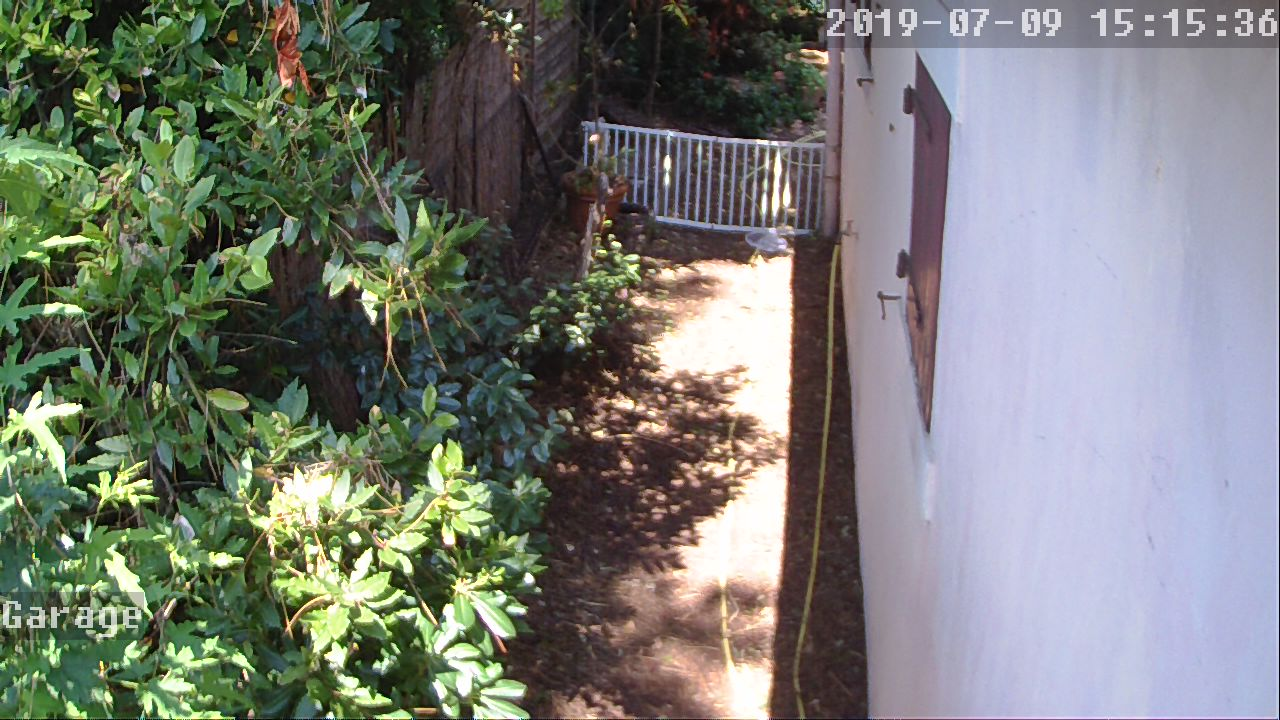
#> input picture Datas/Timestamp/f822445392.jpg, 1280 x 720 px
$ python -i TensorSeekam.py   (imports and definitions only)
#> lines starting #> are read from the running program, lines starting #| are printed output that depends on the picture; after the words box and inside, x2 and y2 are one past the last pixel; in counts of white or black regions, pixels touching at a corner belong together
#> further down, picture is the input picture: shape (720, 1280, 3); mean B, G, R 117.5, 124.1, 120.4
#!/usr/bin/python3
import warnings
# [1 line not run here, left out]
import subprocess
import imagehash
import shutil
import signal
import os
import sys
import time
import datetime
import random
import curses
import cv2
import tensorflow as tf
import numpy as np
import warnings
# [1 line not run here, left out]
from dateutil import parser
from collections import Counter
from PIL import Image
from PIL import ExifTags
from glob import glob, iglob
from pathlib import Path

# [133 lines left out: functions signal_handler, TotalCounter, QuickLoadTotalFiles, Savethistoo, SubstractList, LoadFilesSaved and 4 more, not called in this run]


def nothing(x):
    pass

# [216 lines left out: functions AlreadySaved, FindTimeStamp, not called in this run]


def PostProd(pic):
  OptimalPass1 = 6500
  OptimalPass2= 4000
  OptimalPass3= 3500
  ColgateMaxWhite = 12000

  Hmin = 0
  Smin = 0
  Vmin = 0
  Hmax = 179
  Smax = 255
  Vmax = 255

  while True:
    timestamp = pic[8:39,823:1280]

    hsv = cv2.cvtColor(timestamp, cv2.COLOR_BGR2HSV)
    lower = np.array([Hmin, Smin, Vmin])
    upper = np.array([Hmax, Smax, Vmax])
    mask = cv2.inRange(hsv, lower, upper)

    thresh = cv2.bitwise_not(mask)
    kernel = cv2.getStructuringElement(cv2.MORPH_RECT, (2,2))
    close = cv2.morphologyEx(thresh, cv2.MORPH_CLOSE, kernel)
    blur = cv2.erode(close,kernel,iterations = 1)
    WhitePixel= np.sum(blur == 255)
    BlackPixel= np.sum(blur == 0)
    if WhitePixel < OptimalPass1 and BlackPixel > OptimalPass1:
          Vmin = Vmin + 1
    else:
          break
#> this loop made 143 passes
#> (WhitePixel, BlackPixel) on passes 1 to 12: (0, 14167), (0, 14167), (0, 14167), (0, 14167), (0, 14167), (0, 14167), (0, 14167), (0, 14167), (0, 14167), (0, 14167), (0, 14167), (0, 14167)
#> pass 1, in PostProd, `timestamp = pic[8:39,823:1280]`:
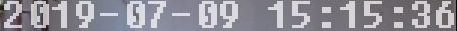
#> timestamp: shape (31, 457, 3); mean B, G, R 152.5, 143.5, 144.9
#> after the loop:
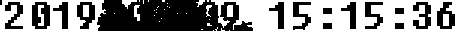
#> close: shape (31, 457); 53.2% white; 16 black regions (1 under 20 px), largest, box (x1, y1, x2, y2) and area: (97, 0, 253, 31) 3857, (32, 2, 50, 29) 360, (77, 2, 95, 29) 290
#> after the loop:
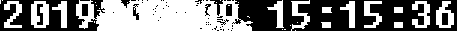
#> mask: shape (31, 457); 48.3% white; 31 white regions (17 under 20 px), largest, box (x1, y1, x2, y2) and area: (76, 0, 253, 31) 4327, (31, 1, 49, 28) 360, (436, 1, 454, 28) 288
#> after the loop, Vmin = 142

  Vmin = 0
  firstpass= blur
#> firstpass: shape (31, 457); 46.5% white; 17 white regions (7 under 20 px), largest, box (x1, y1, x2, y2) and area: (212, 0, 457, 31) 4567, (0, 0, 104, 31) 1611, (39, 6, 44, 26) 58
  Lastpass = False
  while True:
            lower = np.array([Hmin, Smin, Vmin])
            upper = np.array([Hmax, Smax, Vmax])

            mask = cv2.inRange(hsv, lower, upper)
            bit_or = cv2.bitwise_or(mask,firstpass)
            bit_or = cv2.dilate(bit_or,kernel,iterations = 1)
            merge = cv2.addWeighted(blur,0.5,bit_or,0.5,0)
            final = cv2.bitwise_or(merge,mask)
            final = cv2.morphologyEx(final, cv2.MORPH_OPEN, kernel)

            WhitePixel= np.sum(bit_or == 255)
            BlackPixel= np.sum(bit_or == 0)
            if BlackPixel < OptimalPass2 and WhitePixel >= ColgateMaxWhite and Lastpass is False:
               Vmax = Vmax - 1
            else:
                 Lastpass = True

            WhitePixel= np.sum(bit_or == 255)
            BlackPixel= np.sum(bit_or == 0)

            if Lastpass is True and WhitePixel >= ColgateMaxWhite:
               #cv2.waitKey()
               Hmin = Hmin + 1
#               print("Hmin =",Hmin)

            elif Lastpass is True :

                 break
#> this loop made 60 passes
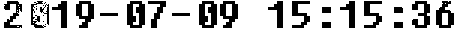
#> mask: shape (31, 457); 72.5% white; 28 black regions (7 under 20 px), largest, box (x1, y1, x2, y2) and area: (127, 1, 145, 28) 360, (199, 1, 217, 28) 360, (76, 1, 94, 28) 288
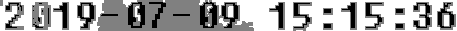
#> merge: shape (31, 457); min 0, max 255, mean 167.3
#> after the loop, Hmin = 0; Vmax = 196
#            cv2.waitKey(10)

  if Lastpass is True:
            allblack = final[:]
            h,b = allblack.shape[:2]
#> h = 31; b = 457
            for i in range(h):
               for j in range(b):
                    if allblack[i][j] == 128 or allblack[i][j] == 0:
                         allblack[i][j] = 0
                    else:
                         allblack[i][j] = 255
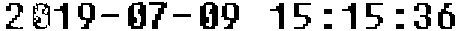
#> allblack: shape (31, 457); 77% white; 20 black regions, largest, box (x1, y1, x2, y2) and area: (200, 2, 218, 29) 341, (128, 2, 146, 29) 331, (221, 3, 239, 29) 236

  kernel = cv2.getStructuringElement(cv2.MORPH_RECT, (2,2))
#> kernel = [[1, 1], [1, 1]]
  return Hacknslash(allblack)

def Hacknslash(result):
    global LastMask

    left =0
    top =0
    right =24
    bottom = 48

    Date = []
    YOUSHALLPASS = True
    Nbrs = 0
    while Nbrs <= 14:
                Template0 = []
                Template1 = []
                Template2 = []
                Template3 = []
                Template4 = []

                Template5 = []
                Template6 = []
                Template7 = []
                Template8 = []
                Template9 = []
                scrolling = result[top:bottom,left:right]
                if YOUSHALLPASS == True:
                     pixelcnt = 0
                     scrollH = imagehash.average_hash(Image.fromarray(scrolling))
                     Seperator = scrollH - SepH
                     Point = scrollH - PH
                     if Seperator <= 12:
                              Unlock = True
                              YOUSHALLPASS = False
                              pixelcnt = 0
                     elif Point <= 12:
                              Unlock = True
                              YOUSHALLPASS = False
                              pixelcnt = 0
                     else:
                              Unlock = False

                     for hash in zero:
                         Fight = scrollH - hash
                         Template0.append(Fight)
                     for hash in one:
                         Fight = scrollH - hash
                         Template1.append(Fight)
                     for hash in two:
                         Fight = scrollH - hash
                         Template2.append(Fight)
                     for hash in three:
                         Fight = scrollH - hash
                         Template3.append(Fight)
                     for hash in four:
                         Fight = scrollH - hash
                         Template4.append(Fight)
                     for hash in five:
                         Fight = scrollH - hash
                         Template5.append(Fight)
                     for hash in six:
                         Fight = scrollH - hash
                         Template6.append(Fight)
                     for hash in seven:
                         Fight = scrollH - hash
                         Template7.append(Fight)
                     for hash in eight:
                         Fight = scrollH - hash
                         Template8.append(Fight)
                     for hash in nine:
                         Fight = scrollH - hash
                         Template9.append(Fight)

                     Score0 = min(Template0)
                     Score1 = min(Template1)
                     Score2 = min(Template2)
                     Score3 = min(Template3)
                     Score4 = min(Template4)
                     Score5 = min(Template5)
                     Score6 = min(Template6)
                     Score7 = min(Template7)
                     Score8 = min(Template8)
                     Score9 = min(Template9)

                     ScoreList = {str("0"):Score0,str("1"):Score1,str("2"):Score2,str("3"):Score3,str("4"):Score4,str("5"):Score5,str("6"):Score6,str("7"):Score7,str("8"):Score8,str("9"):Score9}
                     BestGuess = min(ScoreList, key=ScoreList.get)
                     Thresh = min(ScoreList.items(), key = lambda item: item[1])[1]

                     if Thresh <= 10:
                              Nbrs= Nbrs + 1
                              Date.append(str(BestGuess))
                              Unlock = True
                              YOUSHALLPASS = False
                else:
                    Unlock= True

                if Unlock is True:
                    checkspace = result[top:bottom,right:right+1]
                    checkhash = imagehash.average_hash(Image.fromarray(checkspace))
                    Fight = checkhash - SpaceH
                    if Fight <= 12:
                         YOUSHALLPASS = False
                    else:
                         pixelcnt = pixelcnt + 1
                         if pixelcnt >= 12:
                              YOUSHALLPASS = True
                         else:
                              pass

                if right < 1280:
                     left = left + 1
                     right = right + 1
                else:
                    return (Date,True)
#> this loop made 1 pass
#> pass 1, in Hacknslash, `scrolling = result[top:bottom,left:right]`:
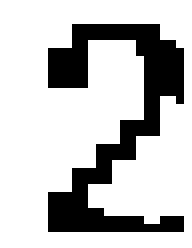
#> scrolling: shape (31, 24) (shown 8 times larger); 76.2% white; 1 black region, box (x1, y1, x2, y2) and area: (6, 3, 23, 29) 177
#> after the loop, Date = []; Nbrs = 0; left = 0; pixelcnt = 0; right = 24
    LastMask = None
    return (Date,True)

# [692 lines left out: functions sort_contours, SortExif, Move, Question, Whicham, Seekam and 3 more, not called in this run]


#####
#####

###
###
# [150 lines not run here, left out]

####

>>> import cv2
>>> picture = cv2.imread('Datas/Timestamp/f822445392.jpg')
#> (the run stopped early here; a loop or call above may not have finished)
